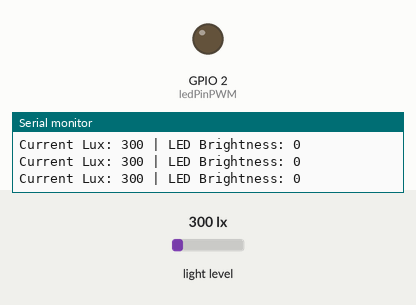
The program below on a simulated ESP32. On the bench: output pins drawn as LEDs (lit = HIGH), the last lines printed to the serial monitor. Inputs (shaded band) come from the test bench; at power-on: light level 300 lx.

Above: at 1.7 s.
1.8 s: light level set to 220 lx
3.3 s: light level set to 181 lx
At 8.4 s:
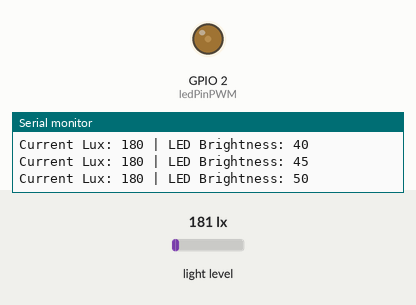
At 13.4 s:
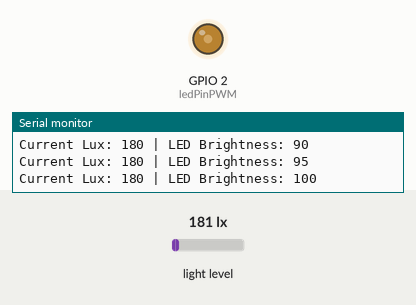
Timing chart, 0 to 18.0 s (numbered marks = the images above; inputs shaded):
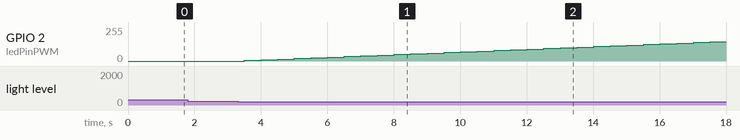

Measured:
- the behaviour switches between 200 and 199 lx on light level (found by bisection; images 0 and 1)
- after the input at 3.3 s, GPIO 2 (ledPinPWM): moves from 0/255 to 144/255 over 14.0 s, starting after 0.21 s

The program:

main.cpp
```cpp
#include <Arduino.h>
#include <BH1750.h>

const int ledPinPWM = 2;  // Chọn chân GPIO tương ứng với LED
const int freq = 5000;
const int ledChannel = 0;
const int resolution = 8;

BH1750 brightnessMeasure;

uint8_t ledPower = 0;
const uint16_t targetLux = 200;  // Mức độ rọi mong muốn

// Function prototype
void adjustBrightness(uint16_t targetLux, uint16_t currentLux);

void setup() {
  Serial.begin(115200);
  delay(500);

  ledcSetup(ledChannel, freq, resolution);
  ledcAttachPin(ledPinPWM, ledChannel);

  Wire.begin();
  brightnessMeasure.begin();
}

void loop() {
  uint16_t currentLux = brightnessMeasure.readLightLevel();  // Đọc giá trị độ sáng từ cảm biến

  // Điều chỉnh độ sáng LED để duy trì mức độ rọi mong muốn
  adjustBrightness(targetLux, currentLux);

  Serial.print("Current Lux: ");
  Serial.print(currentLux);
  Serial.print(" | LED Brightness: ");
  Serial.println(ledPower);

  delay(500);  // Đợi 2 giây giữa các lần đo
}

void adjustBrightness(uint16_t targetLux, uint16_t currentLux) {
  const int step = 5;  // Bước điều chỉnh độ sáng

  if (currentLux < targetLux) {
    ledPower = min(255, ledPower + step);  // Tăng độ sáng nếu độ sáng hiện tại < độ sáng mong muốn
  } else if (currentLux > targetLux) {
    ledPower = max(0, ledPower - step);  // Giảm độ sáng nếu độ sáng hiện tại > độ sáng mong muốn
  }

  ledcWrite(ledChannel, ledPower);
}
```
